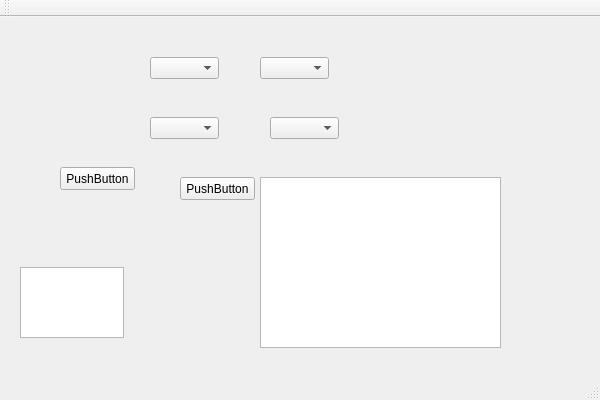
<?xml version="1.0" encoding="UTF-8"?>
<ui version="4.0">
 <class>QtComBoxClass</class>
 <widget class="QMainWindow" name="QtComBoxClass">
  <property name="geometry">
   <rect>
    <x>0</x>
    <y>0</y>
    <width>600</width>
    <height>400</height>
   </rect>
  </property>
  <property name="windowTitle">
   <string>QtComBox</string>
  </property>
  <widget class="QWidget" name="centralWidget">
   <widget class="QPushButton" name="pushButton">
    <property name="geometry">
     <rect>
      <x>60</x>
      <y>150</y>
      <width>75</width>
      <height>23</height>
     </rect>
    </property>
    <property name="text">
     <string>PushButton</string>
    </property>
   </widget>
   <widget class="QPushButton" name="pushButton_2">
    <property name="geometry">
     <rect>
      <x>180</x>
      <y>160</y>
      <width>75</width>
      <height>23</height>
     </rect>
    </property>
    <property name="text">
     <string>PushButton</string>
    </property>
   </widget>
   <widget class="QComboBox" name="comboBox">
    <property name="geometry">
     <rect>
      <x>150</x>
      <y>40</y>
      <width>69</width>
      <height>22</height>
     </rect>
    </property>
   </widget>
   <widget class="QComboBox" name="comboBox_2">
    <property name="geometry">
     <rect>
      <x>260</x>
      <y>40</y>
      <width>69</width>
      <height>22</height>
     </rect>
    </property>
   </widget>
   <widget class="QComboBox" name="comboBox_3">
    <property name="geometry">
     <rect>
      <x>150</x>
      <y>100</y>
      <width>69</width>
      <height>22</height>
     </rect>
    </property>
   </widget>
   <widget class="QComboBox" name="comboBox_4">
    <property name="geometry">
     <rect>
      <x>270</x>
      <y>100</y>
      <width>69</width>
      <height>22</height>
     </rect>
    </property>
   </widget>
   <widget class="QTextEdit" name="textEdit">
    <property name="geometry">
     <rect>
      <x>20</x>
      <y>250</y>
      <width>104</width>
      <height>71</height>
     </rect>
    </property>
   </widget>
   <widget class="QPlainTextEdit" name="plainTextEdit">
    <property name="geometry">
     <rect>
      <x>260</x>
      <y>160</y>
      <width>241</width>
      <height>171</height>
     </rect>
    </property>
   </widget>
  </widget>
  <widget class="QMenuBar" name="menuBar">
   <property name="geometry">
    <rect>
     <x>0</x>
     <y>0</y>
     <width>600</width>
     <height>23</height>
    </rect>
   </property>
  </widget>
  <widget class="QToolBar" name="mainToolBar">
   <attribute name="toolBarArea">
    <enum>TopToolBarArea</enum>
   </attribute>
   <attribute name="toolBarBreak">
    <bool>false</bool>
   </attribute>
  </widget>
  <widget class="QStatusBar" name="statusBar"/>
 </widget>
 <layoutdefault spacing="6" margin="11"/>
 <resources>
  <include location="QtComBox.qrc"/>
 </resources>
 <connections/>
</ui>
